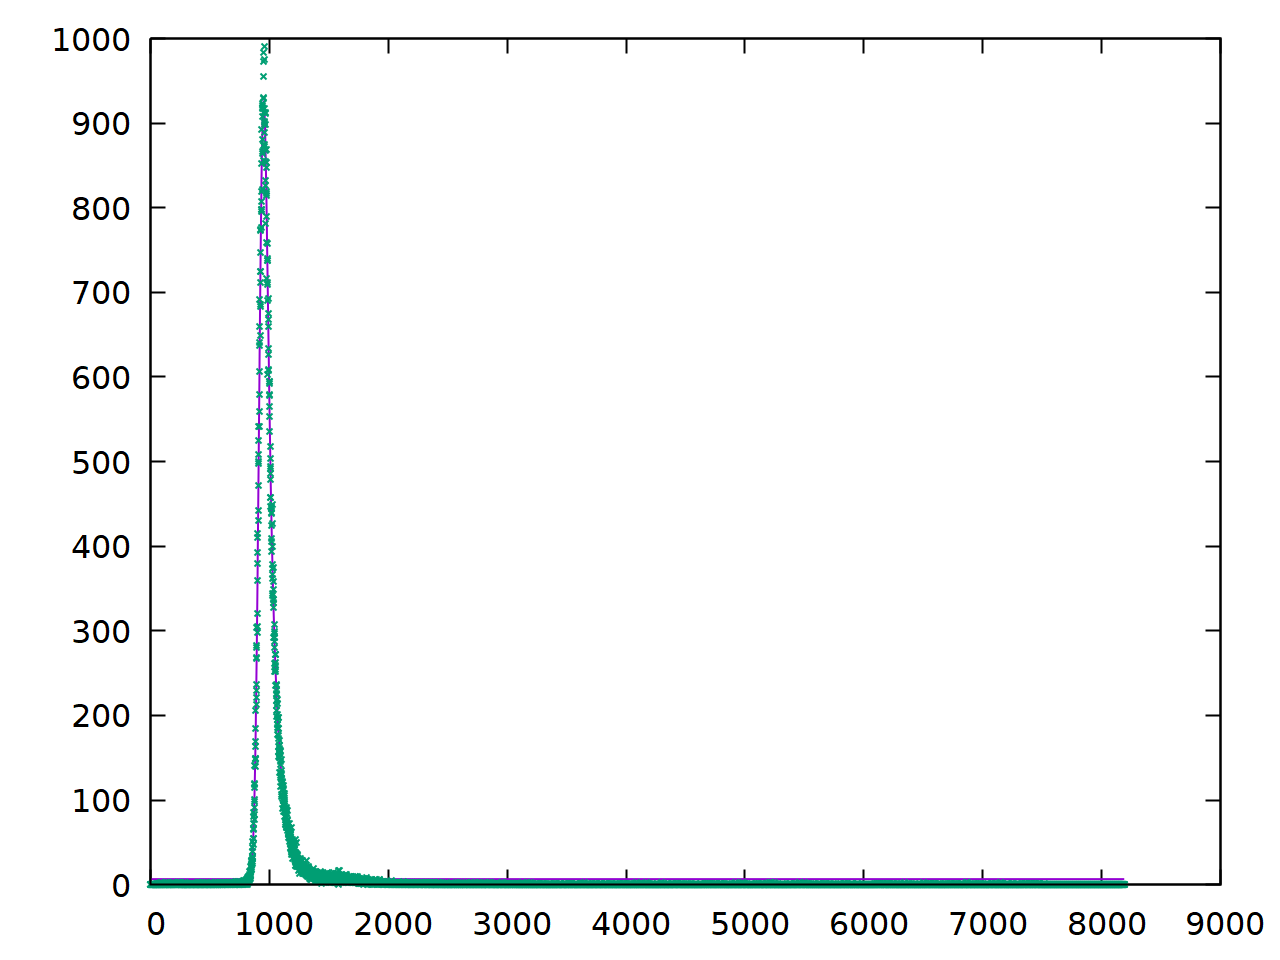

Source code (gnuplot):
set samples 10000 
set term pngcairo size 1280,960 fontscale 2 linewidth 2

N(x)=A1*exp((s*s-2*t1*(x-t0))/(2*t1*t1))*(erf((s*s+t1*t0)/(sqrt(2)*s*t1))+erf((t1*(x-t0)-s*s)/(sqrt(2)*s*t1)))/(2*t1)+A2*exp((s*s-2*t2*(x-t0))/(2*t2*t2))*(erf((s*s+t2*t0)/(sqrt(2)*s*t2))+erf((t2*(x-t0)-s*s)/(sqrt(2)*s*t2)))/(2*t2)+BG 
 
A1=184461/3
A2=15272/3 
t1=71
t2=11 
t0=900 
s=50
BG=3 

#set xrange [800:1500]

fit N(x) 'na_61.txt' u 1:($2 == 0 ? NaN : $2):($2 == 0 ? NaN : 1/sqrt($2)) yerr via A1,A2,t1,t2,t0,s,BG
set output 'na_61.png' 
p  N(x) notitle, 'na_61.txt' notitle
